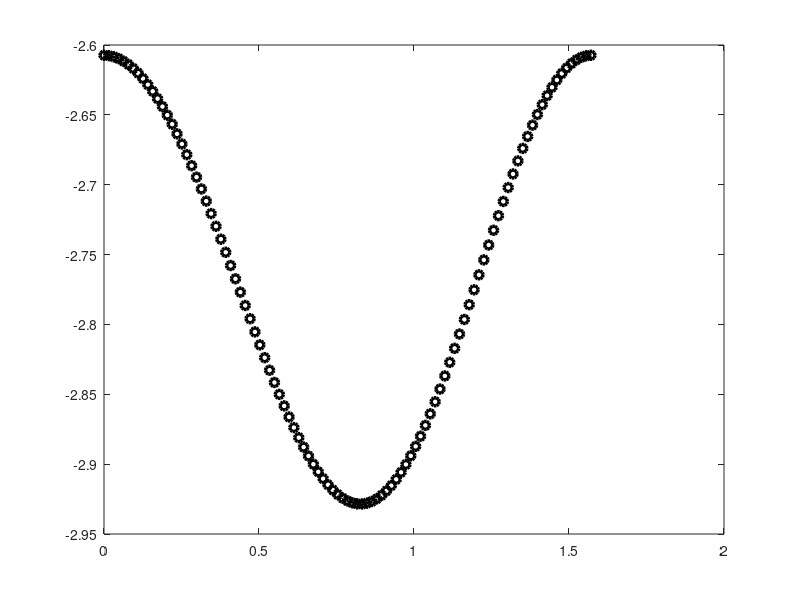
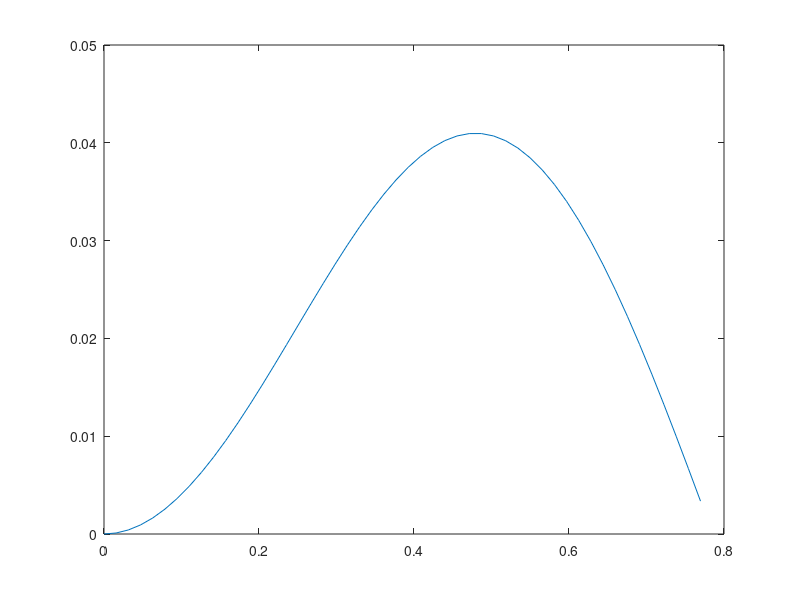
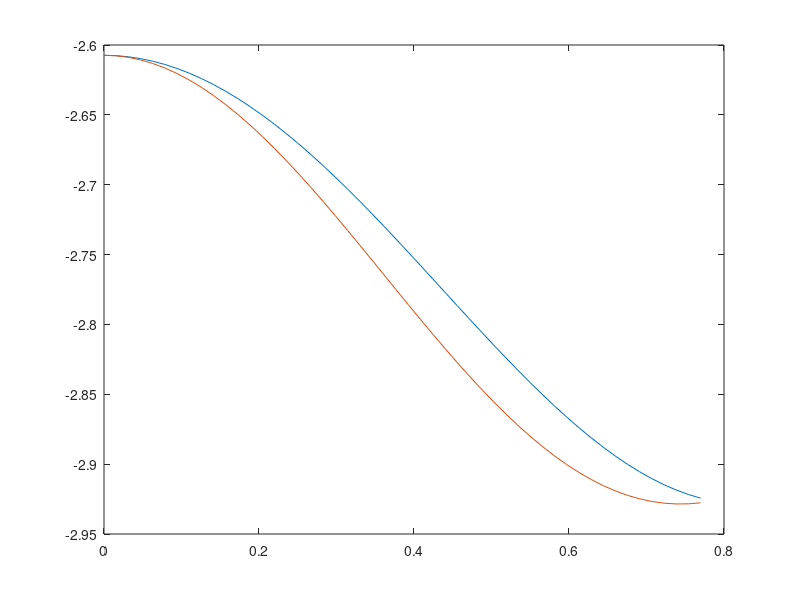

Here is the MATLAB script that generated these plots, in order:
% plot A/B v thetaB

% close all, clear, clc

% alpha1_dim = -0.006*3;      % alpha_1 (Pa.s)
% alpha2_dim = -0.0812*3;     % alpha_2 (Pa.s)
% alpha3_dim = -0.0036*3;     % alpha_3 (Pa.s)
% alpha4_dim = 0.0652*3;      % alpha_4 (Pa.s)
% alpha5_dim = -0.064*3;      % alpha_5 (Pa.s)
% alpha6_dim = -0.0208*3;     % alpha_6 (Pa.s)

alpha1_dim = -0.006/2;      % alpha_1 (Pa.s)
alpha2_dim = -0.0812/2;     % alpha_2 (Pa.s)
alpha3_dim = -0.0036/2;     % alpha_3 (Pa.s)
alpha4_dim = 0.0652/2;      % alpha_4 (Pa.s)
alpha5_dim = -0.064/2;      % alpha_5 (Pa.s)
alpha6_dim = -0.0208/2;     % alpha_6 (Pa.s)

% nondimensionalized viscosities 
alpha1 = alpha1_dim/alpha4_dim;
alpha2 = alpha2_dim/alpha4_dim;
alpha3 = alpha3_dim/alpha4_dim;
alpha4 = alpha4_dim/alpha4_dim;
alpha5 = alpha5_dim/alpha4_dim;
alpha6 = alpha6_dim/alpha4_dim;

A =@(thetaB) 2*cos(2*thetaB)*(alpha1+alpha5+alpha6+4)*(alpha2+alpha3-alpha5+alpha6) + cos(4*thetaB)*(alpha1*(alpha2-alpha3)...
    + (alpha2+alpha3)*(alpha5-alpha6)) + alpha1*alpha2 - alpha1*alpha3...
    - 2*alpha1*alpha5 - 2*alpha1*alpha6 - 8*alpha1 + alpha2*alpha5 + 3*alpha2*alpha6 + 8*alpha2 - 3*alpha3*alpha5...
    - alpha3*alpha6 - 8*alpha3 - 2*alpha5^2 - 4*alpha5*alpha6 - 16*alpha5 - 2*alpha6^2 - 16*alpha6 - 32;           % coeff in u2 eqn
B =@(thetaB) -alpha1*cos(4*thetaB) + alpha1 - 2*cos(2*thetaB)*(alpha2+alpha3-alpha5+alpha6) + 2*(-alpha2+alpha3+alpha5+alpha6) + 8;            % coeff in u2 eqn

thetaB = 0:pi/200:pi/2;
coeff = A(thetaB)./B(thetaB);

%plot coefficient function
figure();
plot(thetaB,coeff,'ok','linewidth',2.5)

%function is not symmetric
sum(coeff(1:50)-flip(coeff(52:end)))

%plot the difference
figure();
plot(thetaB(1:50),coeff(1:50)-flip(coeff(52:end)))

%plot the first half and the mirror image of the second half of the
%function
figure();
plot(thetaB(1:50),coeff(1:50))
hold on
plot(thetaB(1:50),flip(coeff(52:end)))